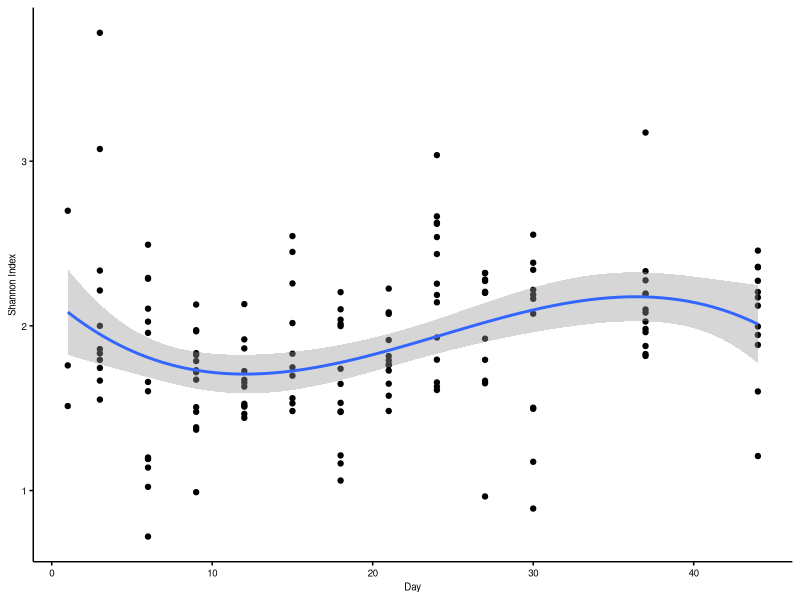
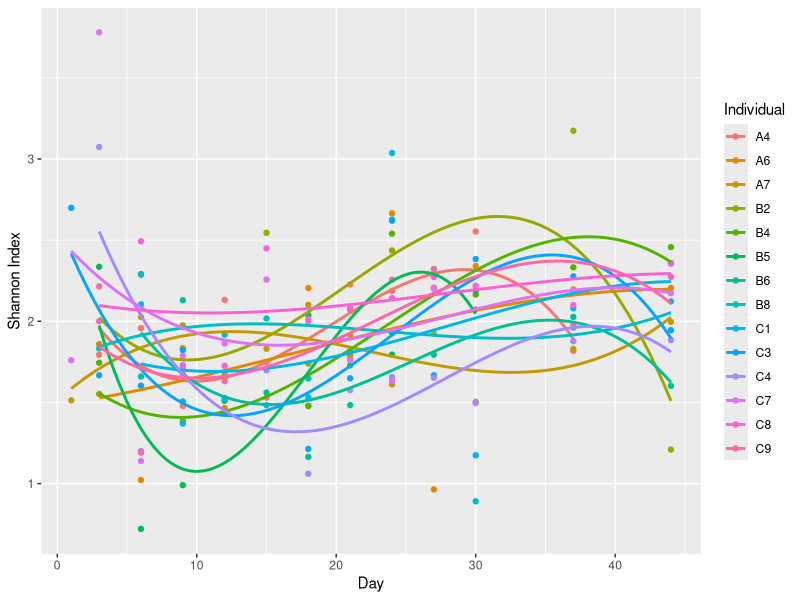
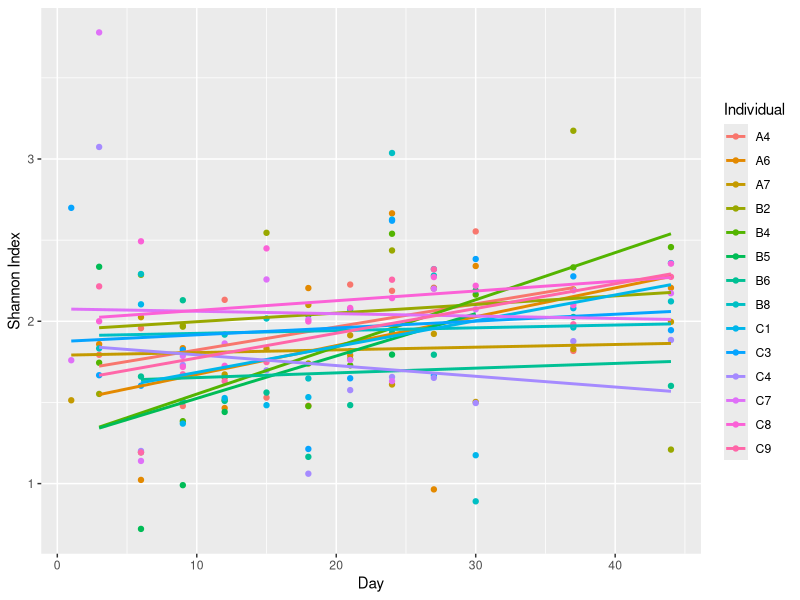
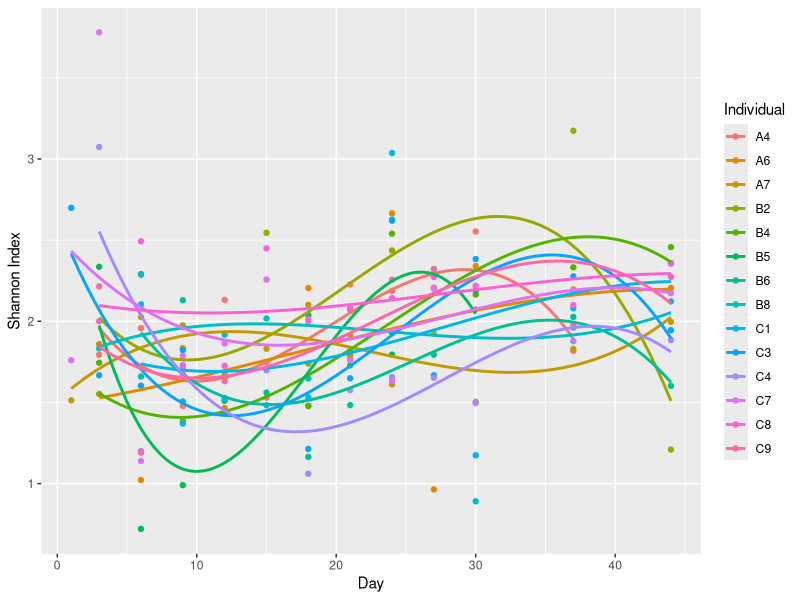
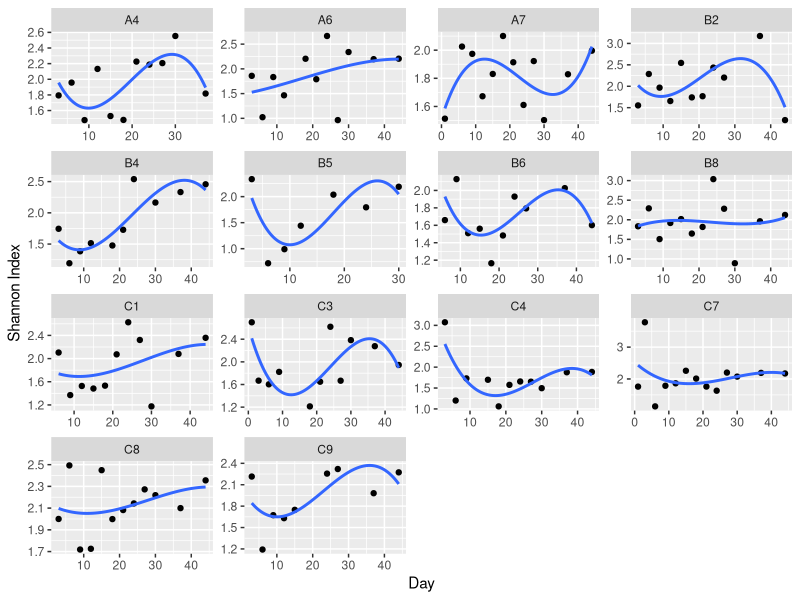
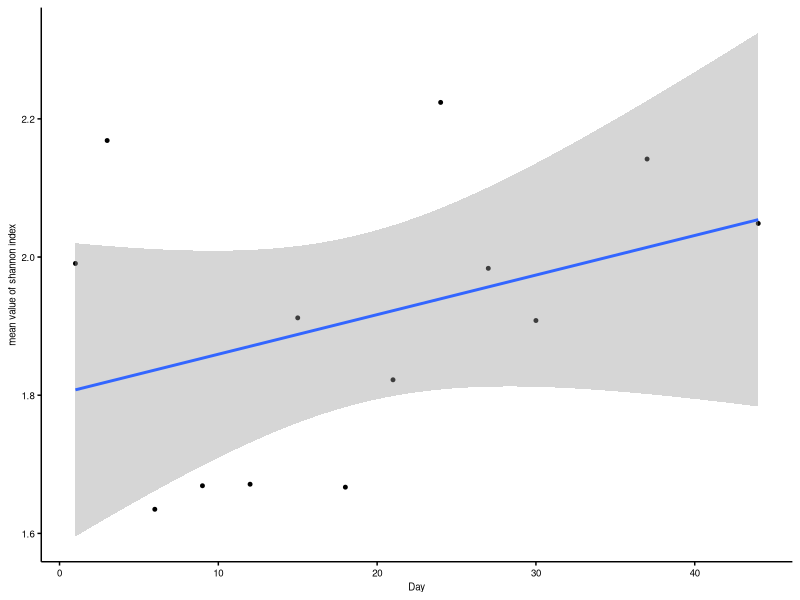
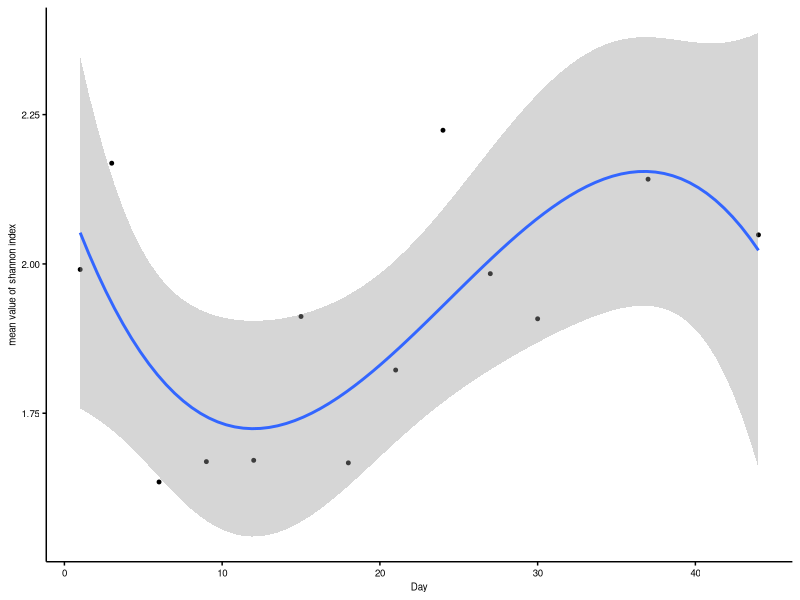
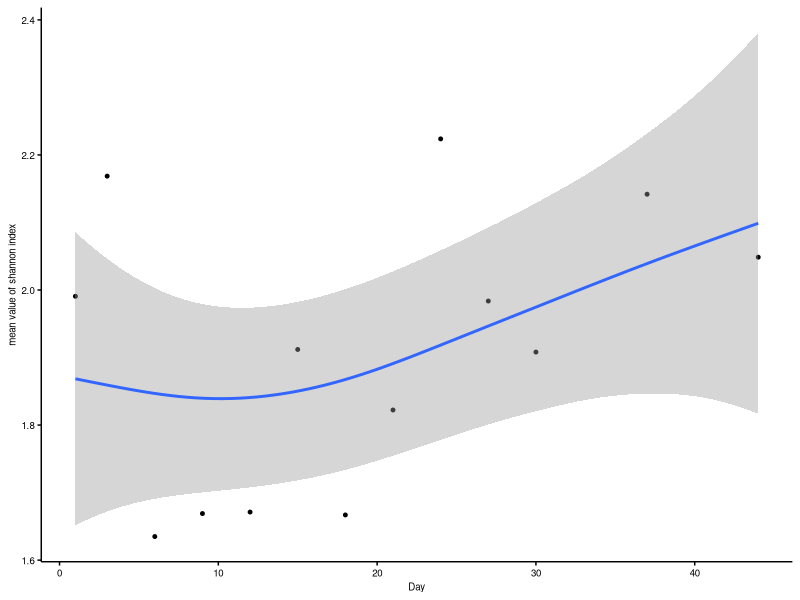

Generate these figures, in order, with R:
# Ying Zhu, so_zy2003@126.com
# 2021-07

# clean environment variables
rm(list=ls()) 

# load related packages
if(!require(ggplot2))install.packages("ggplot2")
library("ggplot2") 

# Set ggplot2 drawing parameter
main_theme <-  theme(panel.background=element_blank(),
                   panel.grid=element_blank(),
                   axis.line.x=element_line(size=.5, colour="black"),
                   axis.line.y=element_line(size=.5, colour="black"),
                   axis.ticks=element_line(color="black"),
                   axis.text=element_text(color="black", size=7),
                   legend.position="right",
                   legend.background=element_blank(),
                   legend.key=element_blank(),
                   legend.text= element_text(size=7),
                   text=element_text(family="sans", size=7))

#   Design of experiment
design <-  read.table("metadata.txt", header=T, row.names= 1, sep="\t") 

#alpha diversity
alphadiv <-  read.table("vegan.txt", header=T, row.names= 1, sep="\t")


#reorder the rows
alphadiv <-  alphadiv[rownames(design), ]

#conbine the two data frames
alpha = cbind(alphadiv, design)

# plot the alpha diversity for total data 
#boxplot to see the pattern, shannon index
p=ggplot(alpha,aes(x=as.factor(Day),y=shannon))+
           geom_boxplot(alpha=1, outlier.size=0, size=0.7, width=0.5, fill="transparent")+
           labs(x="Day", y="Shannon") + theme_classic()
p=p+geom_jitter(position=position_jitter(0.17), size=1, alpha=0.7)
              
p=p+main_theme
p.shannon.box=p
# ggsave(paste("alpha_box_shannon",".pdf", sep=""), p.shannon.box, width = 4, height =2.5 )

#scatter point for shannon index
p=ggplot(alpha)+
  geom_point(aes(x=Day,y=shannon),alpha=1)+
  geom_smooth(aes(x=Day,y=shannon),method = "lm", formula = y ~ poly(x,3))+
  labs(x="Day", y="Shannon Index") 

p=p+main_theme
p.shannon.point=p
p.shannon.point
# ggsave(paste("alpha_point_shannon",".pdf", sep=""), p.shannon.point, width = 4, height =2.5 )

#--------------以下是尝试--------------------
p=ggplot(alpha, aes(x=Day,y=shannon, color=Individual))+
  geom_point(alpha=1)+
  geom_smooth(method = "lm", formula = y ~ poly(x,3), se=F)+
  labs(x="Day", y="Shannon Index") 
p

# individual
p=ggplot(alpha, aes(x=Day,y=shannon, color=Individual))+
  geom_point(alpha=1)+
  geom_smooth(method = "lm", formula = y ~ x, se=F)+
  labs(x="Day", y="Shannon Index") 
p
# ggsave(paste("shannon_all_individuals_linear",".pdf", sep=""),
#        p, width = 5, height =4 )

# individual 
p=ggplot(alpha, aes(x=Day,y=shannon, color=Individual))+
  geom_point(alpha=1)+
  geom_smooth(method = "lm", formula = y ~ poly(x,3), se=F)+
  labs(x="Day", y="Shannon Index") 
p
# ggsave(paste("shannon_all_individuals_polynomial_linear",".pdf",
#              sep=""), p, width = 5, height =4 )

# individual facet
p=ggplot(alpha, aes(x=Day,y=shannon))+
  geom_point(alpha=1)+
geom_smooth(method = "lm", formula = y ~ poly(x,3), se=F)+
  labs(x="Day", y="Shannon Index")+
  facet_wrap(~Individual, scales="free", nrow=4)
p
# ggsave(paste("shannon_all_individuals_facet",".pdf", sep=""),
#        p, width = 8, height =6 )



#scatter point, richness
p=ggplot(alpha)+
  geom_point(aes(x=Day,y=richness),alpha=1)+
  geom_smooth(aes(x=Day,y=richness),method = "lm", formula = y ~ poly(x,3))+
  labs(x="Day", y="Richness Index") 
# p=p+theme(axis.text=element_text(angle=45,vjust=1, hjust=1))
p=p+main_theme
p.richness.point=p
# ggsave(paste("alpha_point_richenss",".pdf", sep=""), p.richness.point, width = 4, height =2.5 )


# fit the model
if(!require("mgcv"))install.packages("mgcv")
library(mgcv)
model.gam <- gam(shannon~s(Day),data=alpha)
summary(model.gam) 


# use the mean value for each day
library(dplyr)
alpha.mean <- alpha[,c(1:6,10)]%>%
  group_by(Day)%>%
  summarise_all(mean)
alpha.mean <- as.data.frame(alpha.mean)

#plot based on mean values 
p=ggplot(alpha.mean,aes(x=Day,y=shannon))+
  labs(x="Day", y="mean value of shannon index") + theme_classic()+
  geom_point(size=1,alpha=1)+main_theme
p1=p+geom_smooth(method = "lm", formula = y ~ x)# simple linear model
p2=p+geom_smooth(method = "lm", formula = y ~ poly(x,3))# polynomial model
p3=p+geom_smooth(method=gam, formula = y~s(x))#generalized additive models
p1
p2
p3
# ggsave(paste("alpha_mean_point_shannon_linear",".pdf", sep=""), 
#        p1, width = 4, height =2.5 )
# 
# ggsave(paste("alpha_mean_point_shannon",".pdf", sep=""), 
#        p2, width = 4, height =2.5 )
# 

#plot richness
p=ggplot(alpha.mean,aes(x=Day,y=richness))+
  labs(x="Day", y="richness") + theme_classic()+
  geom_point(size=1,alpha=1)+main_theme
p1=p+geom_smooth()
p2=p+geom_smooth(method = "lm", formula = y ~ poly(x,3))
p3=p+geom_smooth(method=gam, formula = y~s(x))
p.mean.richness.point=p2

p1
p2
p3
# ggsave(paste("alpha_mean_point_richness",".pdf", sep=""), p.mean.richness.point, width = 4, height =2.5 )
